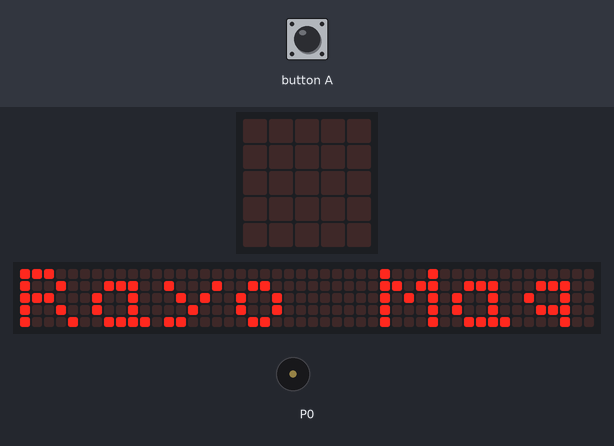
The program below on a simulated BBC micro:bit (MakeCode). Parts: the board's 5×5 LED display, a strip that is not on the board, showing the scrolling text unrolled, buzzer (waves = sounding). The test bench sets the inputs (shaded band). The 48×5 strip is a reading aid, not a part: it shows the text the display is scrolling, unrolled, one strip-width of it at a time.

Above: at 4.1 s.
At 19.6 s:
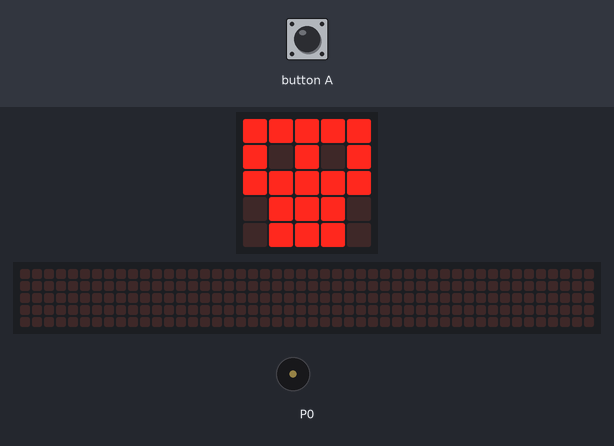
19.7 s: button A pressed for 0.15 s
At 20.2 s:
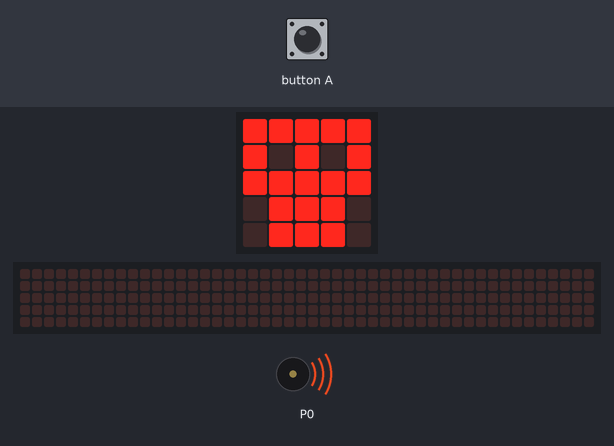
Timing chart, 0 to 26.4 s (numbered marks = the images above; inputs shaded):
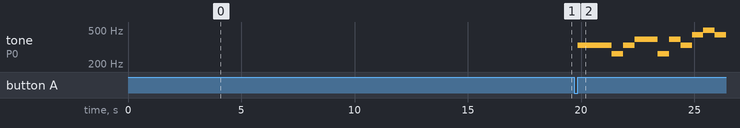

Measured:
- after the input at 19.7 s, tone on P0: plays 330 Hz for 1.5 s, 262 Hz for 0.51 s, 330 Hz for 0.51 s, 392 Hz for 1.0 s, 262 Hz for 0.51 s, 392 Hz for 0.51 s … (10 notes in this stretch), starting after 0.15 s
- what the display in image 0 shows lasts 0.6 s, from 4.1 s to 4.7 s

The program:

main.ts
```typescript
input.onButtonPressed(Button.A, function () {
    music.playTone(330, music.beat(BeatFraction.Whole))
    music.playTone(330, music.beat(BeatFraction.Whole))
    music.playTone(330, music.beat(BeatFraction.Whole))
    music.playTone(262, music.beat(BeatFraction.Whole))
    music.playTone(330, music.beat(BeatFraction.Whole))
    music.playTone(392, music.beat(BeatFraction.Whole))
    music.playTone(392, music.beat(BeatFraction.Whole))
    music.playTone(262, music.beat(BeatFraction.Whole))
    music.playTone(392, music.beat(BeatFraction.Whole))
    music.playTone(330, music.beat(BeatFraction.Whole))
    music.playTone(440, music.beat(BeatFraction.Whole))
    music.playTone(494, music.beat(BeatFraction.Whole))
    music.playTone(440, music.beat(BeatFraction.Whole))
    music.playTone(392, music.beat(BeatFraction.Whole))
    music.playTone(330, music.beat(BeatFraction.Whole))
    music.playTone(392, music.beat(BeatFraction.Whole))
    music.playTone(440, music.beat(BeatFraction.Whole))
    music.playTone(349, music.beat(BeatFraction.Whole))
    music.playTone(392, music.beat(BeatFraction.Whole))
    music.playTone(330, music.beat(BeatFraction.Whole))
    music.playTone(262, music.beat(BeatFraction.Whole))
    music.playTone(294, music.beat(BeatFraction.Whole))
    music.playTone(494, music.beat(BeatFraction.Whole))
    music.playTone(262, music.beat(BeatFraction.Whole))
    music.playTone(392, music.beat(BeatFraction.Whole))
    music.playTone(330, music.beat(BeatFraction.Whole))
    music.playTone(440, music.beat(BeatFraction.Whole))
    music.playTone(494, music.beat(BeatFraction.Whole))
    music.playTone(440, music.beat(BeatFraction.Whole))
    music.playTone(392, music.beat(BeatFraction.Whole))
    music.playTone(330, music.beat(BeatFraction.Whole))
    music.playTone(392, music.beat(BeatFraction.Whole))
    music.playTone(440, music.beat(BeatFraction.Whole))
    music.playTone(349, music.beat(BeatFraction.Whole))
    music.playTone(392, music.beat(BeatFraction.Whole))
    music.playTone(330, music.beat(BeatFraction.Whole))
    music.playTone(262, music.beat(BeatFraction.Whole))
    music.playTone(294, music.beat(BeatFraction.Whole))
    music.playTone(494, music.beat(BeatFraction.Whole))
})
basic.showString("Rayo Maqueen cachau")
basic.showLeds(`
    # # # # #
    # . # . #
    # # # # #
    . # # # .
    . # # # .
    `)
basic.forever(function () {

})
```

test.ts
```typescript
// aquí va el archivo "tests"; esto no se compilará cuando este paquete se utilice como una extensión.
```
